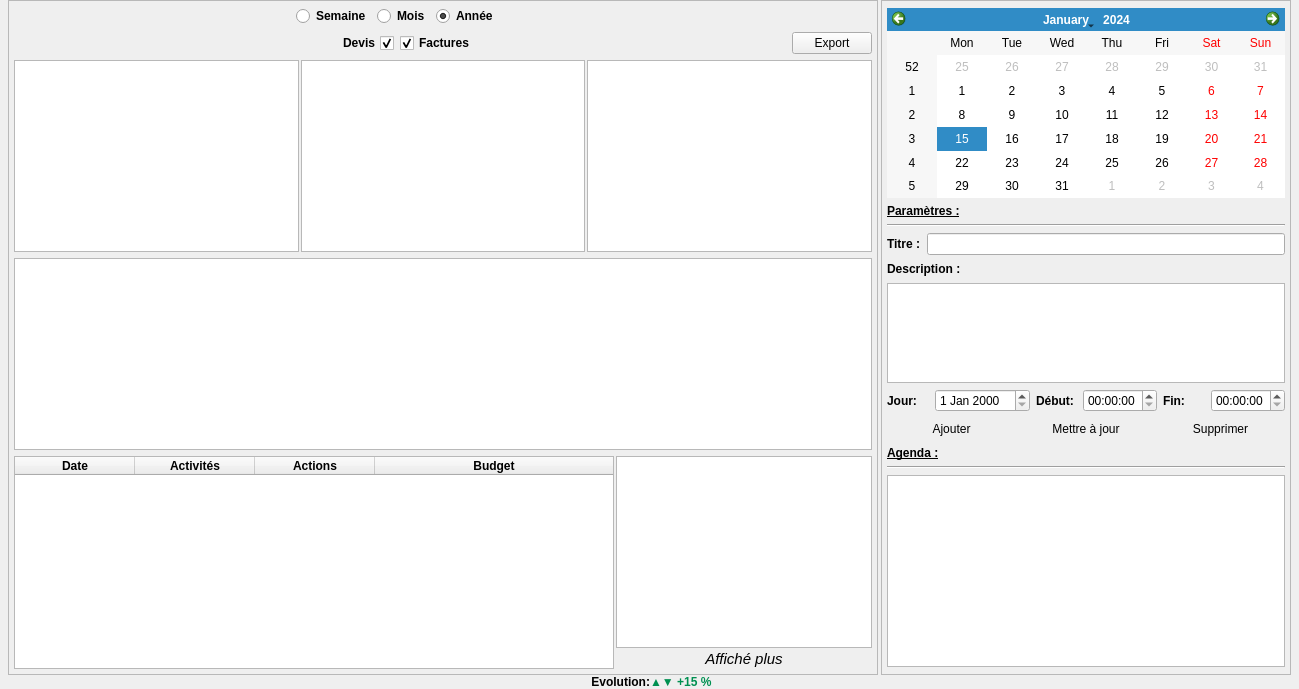
      <widget class="QWidget" name="_p_dashboard">
       <layout class="QGridLayout" name="_g_dashboard">
        <property name="leftMargin">
         <number>8</number>
        </property>
        <property name="topMargin">
         <number>0</number>
        </property>
        <property name="rightMargin">
         <number>8</number>
        </property>
        <property name="bottomMargin">
         <number>0</number>
        </property>
        <property name="horizontalSpacing">
         <number>3</number>
        </property>
        <property name="verticalSpacing">
         <number>0</number>
        </property>
        <item row="0" column="0">
         <widget class="QFrame" name="_f_graphic_finances">
          <property name="frameShape">
           <enum>QFrame::Shape::StyledPanel</enum>
          </property>
          <property name="frameShadow">
           <enum>QFrame::Shadow::Raised</enum>
          </property>
          <layout class="QGridLayout" name="_g_graphic_finances">
           <property name="leftMargin">
            <number>5</number>
           </property>
           <property name="topMargin">
            <number>5</number>
           </property>
           <property name="rightMargin">
            <number>5</number>
           </property>
           <property name="bottomMargin">
            <number>5</number>
           </property>
           <property name="horizontalSpacing">
            <number>-1</number>
           </property>
           <item row="0" column="0">
            <layout class="QGridLayout" name="_g_daily_stats">
             <item row="0" column="2">
              <widget class="QRadioButton" name="_r_mois">
               <property name="font">
                <font>
                 <bold>true</bold>
                </font>
               </property>
               <property name="layoutDirection">
                <enum>Qt::LayoutDirection::LeftToRight</enum>
               </property>
               <property name="text">
                <string>Mois</string>
               </property>
              </widget>
             </item>
             <item row="1" column="0">
              <spacer name="_hs_cb_factures_one">
               <property name="orientation">
                <enum>Qt::Orientation::Horizontal</enum>
               </property>
               <property name="sizeHint" stdset="0">
                <size>
                 <width>40</width>
                 <height>20</height>
                </size>
               </property>
              </spacer>
             </item>
             <item row="0" column="1">
              <widget class="QRadioButton" name="_r_semaine">
               <property name="font">
                <font>
                 <bold>true</bold>
                </font>
               </property>
               <property name="layoutDirection">
                <enum>Qt::LayoutDirection::LeftToRight</enum>
               </property>
               <property name="text">
                <string>Semaine</string>
               </property>
              </widget>
             </item>
             <item row="1" column="1" colspan="3">
              <layout class="QHBoxLayout" name="_h_checkbox_graph">
               <item>
                <widget class="QCheckBox" name="_cb_devis">
                 <property name="font">
                  <font>
                   <bold>true</bold>
                  </font>
                 </property>
                 <property name="layoutDirection">
                  <enum>Qt::LayoutDirection::RightToLeft</enum>
                 </property>
                 <property name="text">
                  <string>Devis</string>
                 </property>
                 <property name="checked">
                  <bool>true</bool>
                 </property>
                </widget>
               </item>
               <item>
                <widget class="QCheckBox" name="_cb_factures">
                 <property name="font">
                  <font>
                   <bold>true</bold>
                  </font>
                 </property>
                 <property name="text">
                  <string>Factures</string>
                 </property>
                 <property name="checked">
                  <bool>true</bool>
                 </property>
                </widget>
               </item>
              </layout>
             </item>
             <item row="0" column="3">
              <widget class="QRadioButton" name="_r_annee">
               <property name="font">
                <font>
                 <bold>true</bold>
                </font>
               </property>
               <property name="layoutDirection">
                <enum>Qt::LayoutDirection::LeftToRight</enum>
               </property>
               <property name="text">
                <string>Année</string>
               </property>
               <property name="checked">
                <bool>true</bool>
               </property>
              </widget>
             </item>
             <item row="1" column="5">
              <widget class="QPushButton" name="_b_export_stats">
               <property name="maximumSize">
                <size>
                 <width>100</width>
                 <height>16777215</height>
                </size>
               </property>
               <property name="toolTip">
                <string>Exporter des analyses</string>
               </property>
               <property name="text">
                <string>Export</string>
               </property>
               <property name="icon">
                <iconset resource="resources.qrc">
                 <normaloff>:/icon/icons/partager.png</normaloff>:/icon/icons/partager.png</iconset>
               </property>
              </widget>
             </item>
             <item row="1" column="4">
              <spacer name="_hs_cb_factures_three">
               <property name="orientation">
                <enum>Qt::Orientation::Horizontal</enum>
               </property>
               <property name="sizeHint" stdset="0">
                <size>
                 <width>40</width>
                 <height>20</height>
                </size>
               </property>
              </spacer>
             </item>
             <item row="0" column="4" colspan="2">
              <spacer name="_hs_cb_factures_two">
               <property name="orientation">
                <enum>Qt::Orientation::Horizontal</enum>
               </property>
               <property name="sizeHint" stdset="0">
                <size>
                 <width>40</width>
                 <height>20</height>
                </size>
               </property>
              </spacer>
             </item>
            </layout>
           </item>
           <item row="1" column="0">
            <layout class="QHBoxLayout" name="_h_others_graph">
             <property name="spacing">
              <number>2</number>
             </property>
             <item>
              <widget class="QGraphicsView" name="_gv_camembert"/>
             </item>
             <item>
              <widget class="QGraphicsView" name="_gv_production"/>
             </item>
             <item>
              <widget class="QGraphicsView" name="_gv_evolution"/>
             </item>
            </layout>
           </item>
           <item row="2" column="0">
            <widget class="QGraphicsView" name="_gv_histogram"/>
           </item>
           <item row="3" column="0">
            <layout class="QHBoxLayout" name="_h_activity_info">
             <property name="spacing">
              <number>2</number>
             </property>
             <item>
              <widget class="QTableWidget" name="_tw_activity">
               <property name="minimumSize">
                <size>
                 <width>600</width>
                 <height>0</height>
                </size>
               </property>
               <attribute name="horizontalHeaderCascadingSectionResizes">
                <bool>true</bool>
               </attribute>
               <attribute name="horizontalHeaderDefaultSectionSize">
                <number>120</number>
               </attribute>
               <attribute name="horizontalHeaderStretchLastSection">
                <bool>true</bool>
               </attribute>
               <column>
                <property name="text">
                 <string>Date</string>
                </property>
                <property name="font">
                 <font>
                  <bold>true</bold>
                 </font>
                </property>
                <property name="icon">
                 <iconset resource="resources.qrc">
                  <normaloff>:/icon/icons/calendrier.png</normaloff>:/icon/icons/calendrier.png</iconset>
                </property>
               </column>
               <column>
                <property name="text">
                 <string>Activités</string>
                </property>
                <property name="font">
                 <font>
                  <bold>true</bold>
                 </font>
                </property>
                <property name="icon">
                 <iconset resource="resources.qrc">
                  <normaloff>:/icon/icons/besoins.png</normaloff>:/icon/icons/besoins.png</iconset>
                </property>
               </column>
               <column>
                <property name="text">
                 <string>Actions</string>
                </property>
                <property name="font">
                 <font>
                  <bold>true</bold>
                 </font>
                </property>
                <property name="icon">
                 <iconset resource="resources.qrc">
                  <normaloff>:/icon/icons/lecriture.png</normaloff>:/icon/icons/lecriture.png</iconset>
                </property>
               </column>
               <column>
                <property name="text">
                 <string>Budget</string>
                </property>
                <property name="font">
                 <font>
                  <bold>true</bold>
                 </font>
                </property>
                <property name="icon">
                 <iconset resource="resources.qrc">
                  <normaloff>:/icon/icons/croissance.png</normaloff>:/icon/icons/croissance.png</iconset>
                </property>
               </column>
              </widget>
             </item>
             <item>
              <layout class="QVBoxLayout" name="_v_activityList">
               <property name="spacing">
                <number>1</number>
               </property>
               <item>
                <widget class="QListWidget" name="_lw_activity">
                 <property name="maximumSize">
                  <size>
                   <width>350</width>
                   <height>16777215</height>
                  </size>
                 </property>
                </widget>
               </item>
               <item>
                <widget class="QPushButton" name="_b_more_activity">
                 <property name="maximumSize">
                  <size>
                   <width>16777215</width>
                   <height>20</height>
                  </size>
                 </property>
                 <property name="font">
                  <font>
                   <family>Arial</family>
                   <pointsize>11</pointsize>
                   <italic>true</italic>
                   <bold>false</bold>
                  </font>
                 </property>
                 <property name="text">
                  <string>Affiché plus</string>
                 </property>
                 <property name="flat">
                  <bool>true</bool>
                 </property>
                </widget>
               </item>
              </layout>
             </item>
            </layout>
           </item>
          </layout>
         </widget>
        </item>
        <item row="0" column="1">
         <widget class="QFrame" name="_f_calendar">
          <property name="minimumSize">
           <size>
            <width>410</width>
            <height>0</height>
           </size>
          </property>
          <property name="maximumSize">
           <size>
            <width>375</width>
            <height>16777215</height>
           </size>
          </property>
          <property name="frameShape">
           <enum>QFrame::Shape::StyledPanel</enum>
          </property>
          <property name="frameShadow">
           <enum>QFrame::Shadow::Raised</enum>
          </property>
          <layout class="QVBoxLayout" name="_v_calendar">
           <property name="leftMargin">
            <number>5</number>
           </property>
           <property name="topMargin">
            <number>7</number>
           </property>
           <property name="rightMargin">
            <number>5</number>
           </property>
           <property name="bottomMargin">
            <number>7</number>
           </property>
           <item>
            <widget class="QCalendarWidget" name="_cw_agenda"/>
           </item>
           <item>
            <widget class="QLabel" name="_l_parametres">
             <property name="font">
              <font>
               <bold>true</bold>
               <underline>true</underline>
              </font>
             </property>
             <property name="text">
              <string>Paramètres :</string>
             </property>
            </widget>
           </item>
           <item>
            <widget class="Line" name="_hl_separator_agenda_one">
             <property name="orientation">
              <enum>Qt::Orientation::Horizontal</enum>
             </property>
            </widget>
           </item>
           <item>
            <layout class="QHBoxLayout" name="_h_title_agenda">
             <item>
              <widget class="QLabel" name="_l_titre_agenda">
               <property name="font">
                <font>
                 <bold>true</bold>
                </font>
               </property>
               <property name="text">
                <string>Titre :</string>
               </property>
              </widget>
             </item>
             <item>
              <widget class="QLineEdit" name="_le_titre_agenda">
               <property name="clearButtonEnabled">
                <bool>true</bool>
               </property>
              </widget>
             </item>
            </layout>
           </item>
           <item>
            <layout class="QVBoxLayout" name="_v_description">
             <item>
              <widget class="QLabel" name="_l_description">
               <property name="maximumSize">
                <size>
                 <width>16777215</width>
                 <height>16</height>
                </size>
               </property>
               <property name="font">
                <font>
                 <bold>true</bold>
                </font>
               </property>
               <property name="text">
                <string>Description :</string>
               </property>
              </widget>
             </item>
             <item>
              <widget class="QTextEdit" name="_te_description">
               <property name="maximumSize">
                <size>
                 <width>16777215</width>
                 <height>100</height>
                </size>
               </property>
              </widget>
             </item>
            </layout>
           </item>
           <item>
            <layout class="QHBoxLayout" name="_h_dateedit_agenda">
             <property name="spacing">
              <number>6</number>
             </property>
             <item>
              <widget class="QLabel" name="_l_jour_agenda">
               <property name="font">
                <font>
                 <bold>true</bold>
                </font>
               </property>
               <property name="text">
                <string>Jour:</string>
               </property>
              </widget>
             </item>
             <item>
              <widget class="QDateEdit" name="_de_jour_agenda">
               <property name="minimumSize">
                <size>
                 <width>90</width>
                 <height>0</height>
                </size>
               </property>
              </widget>
             </item>
             <item>
              <widget class="QLabel" name="_l_debut_agenda">
               <property name="font">
                <font>
                 <bold>true</bold>
                </font>
               </property>
               <property name="text">
                <string>Début:</string>
               </property>
              </widget>
             </item>
             <item>
              <widget class="QTimeEdit" name="_te_debut_agenda">
               <property name="displayFormat">
                <string>HH:mm:ss</string>
               </property>
              </widget>
             </item>
             <item>
              <widget class="QLabel" name="_l_fin_agenda">
               <property name="font">
                <font>
                 <bold>true</bold>
                </font>
               </property>
               <property name="text">
                <string>Fin:</string>
               </property>
              </widget>
             </item>
             <item>
              <widget class="QTimeEdit" name="_te_fin_agenda">
               <property name="maximumSize">
                <size>
                 <width>80</width>
                 <height>16777215</height>
                </size>
               </property>
               <property name="displayFormat">
                <string>HH:mm:ss</string>
               </property>
               <property name="calendarPopup">
                <bool>true</bool>
               </property>
              </widget>
             </item>
            </layout>
           </item>
           <item>
            <layout class="QHBoxLayout" name="_h_btn_agenda">
             <item>
              <widget class="QPushButton" name="_b_add_agenda">
               <property name="text">
                <string>Ajouter</string>
               </property>
               <property name="icon">
                <iconset resource="resources.qrc">
                 <normaloff>:/icon/icons/plus.png</normaloff>:/icon/icons/plus.png</iconset>
               </property>
               <property name="flat">
                <bool>true</bool>
               </property>
              </widget>
             </item>
             <item>
              <widget class="QPushButton" name="_b_update_agenda">
               <property name="text">
                <string>Mettre à jour</string>
               </property>
               <property name="icon">
                <iconset resource="resources.qrc">
                 <normaloff>:/icon/icons/maj.png</normaloff>:/icon/icons/maj.png</iconset>
               </property>
               <property name="flat">
                <bool>true</bool>
               </property>
              </widget>
             </item>
             <item>
              <widget class="QPushButton" name="_b_delete_agenda">
               <property name="text">
                <string>Supprimer</string>
               </property>
               <property name="icon">
                <iconset resource="resources.qrc">
                 <normaloff>:/icon/icons/moins.png</normaloff>:/icon/icons/moins.png</iconset>
               </property>
               <property name="flat">
                <bool>true</bool>
               </property>
              </widget>
             </item>
            </layout>
           </item>
           <item>
            <widget class="QLabel" name="_l_agenda">
             <property name="font">
              <font>
               <bold>true</bold>
               <underline>true</underline>
              </font>
             </property>
             <property name="text">
              <string>Agenda :</string>
             </property>
            </widget>
           </item>
           <item>
            <widget class="Line" name="_hl_separator_agenda_two">
             <property name="orientation">
              <enum>Qt::Orientation::Horizontal</enum>
             </property>
            </widget>
           </item>
           <item>
            <widget class="QListWidget" name="_lw_agenda"/>
           </item>
          </layout>
         </widget>
        </item>
        <item row="1" column="0" colspan="2">
         <layout class="QHBoxLayout" name="_h_footer_evolution">
          <item>
           <widget class="QLabel" name="_l_evolution">
            <property name="font">
             <font>
              <bold>true</bold>
             </font>
            </property>
            <property name="text">
             <string>Evolution:</string>
            </property>
            <property name="alignment">
             <set>Qt::AlignmentFlag::AlignRight|Qt::AlignmentFlag::AlignTrailing|Qt::AlignmentFlag::AlignVCenter</set>
            </property>
           </widget>
          </item>
          <item>
           <widget class="QLabel" name="_l_evolution_stats">
            <property name="text">
             <string>&lt;html&gt;&lt;head/&gt;&lt;body&gt;&lt;p&gt;&lt;span style=&quot; font-weight:600; color:#009051;&quot;&gt;▲▼ +15 %&lt;/span&gt;&lt;/p&gt;&lt;/body&gt;&lt;/html&gt;</string>
            </property>
           </widget>
          </item>
         </layout>
        </item>
       </layout>
      </widget>
